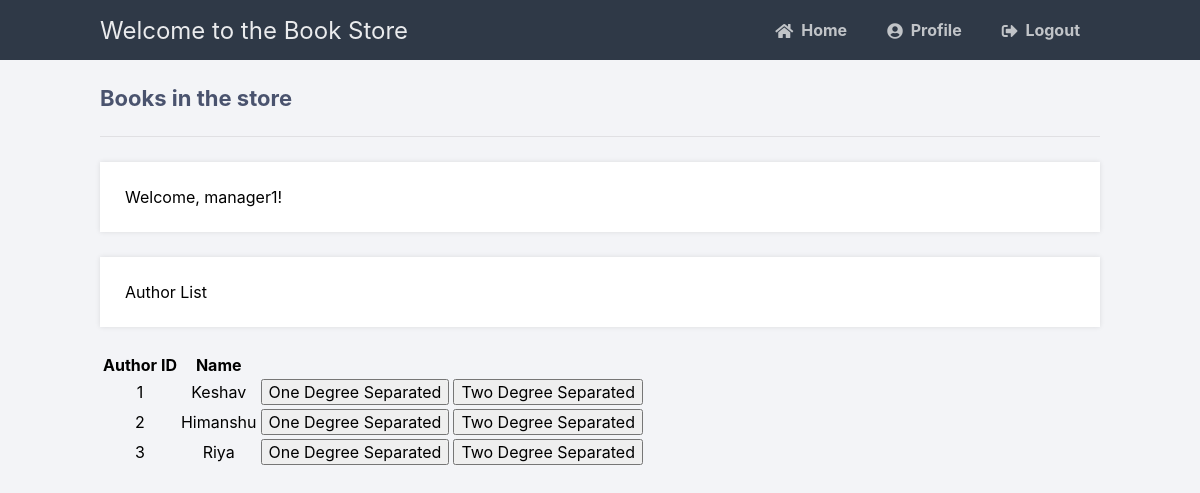
Page /displayAuthor (signed in) on the earlier database version.
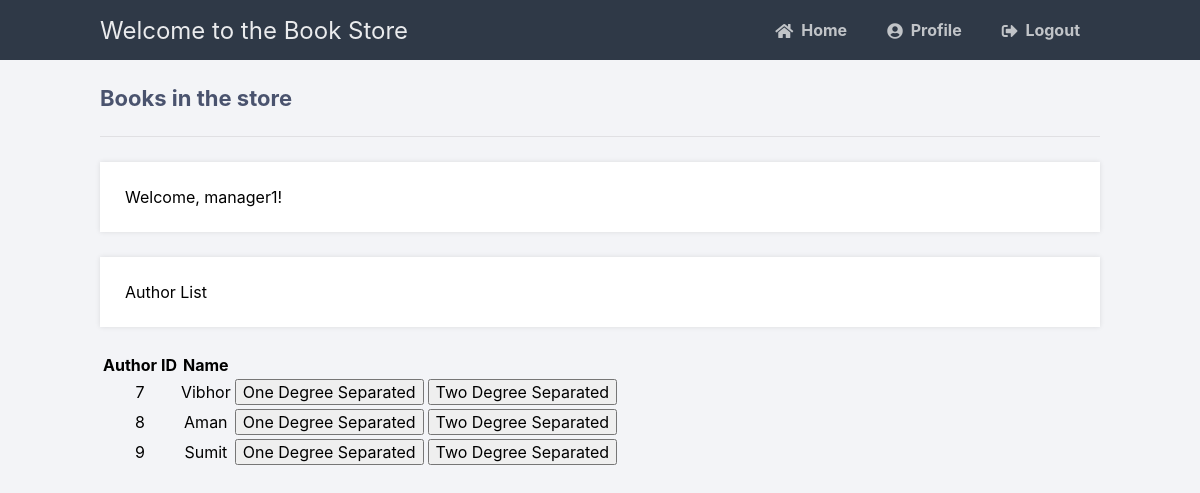
Same page on the later database version.
### tables this page shows
CREATE TABLE Author (
            authorID INTEGER PRIMARY KEY AUTOINCREMENT,
            name TEXT
);

### main.py (the view)
@app.route('/displayAuthor', methods=['GET', 'POST'])
def displayAuthor():
    if 'loggedin' in session and (session['type'] == 1 or session['type'] == 0):
        msg = ''
        if request.method == 'GET':
            with sql.connect("Book.db") as con:
                cursor = con.cursor()
                cursor.execute(
                    'SELECT * FROM Author')
                author = cursor.fetchall()
                if not author:
                    msg = 'No Author Found!'
                else:
                    print(author)
                    return render_template('displayAuthor.html', data=author, username=session['username'])
    return redirect(url_for('login'))

### templates/displayAuthor.html (shortened to what this page needs)
{% extends 'layout.html' %}
{% block content %}
<h2>Books in the store</h2>
<p>Welcome, {{ username }}!</p>
<p>Author List</p>
<table>
    <thead>
      <tr>
          <th>Author ID</th>
          <th>Name</th>
          <th></th>
          <th></th>
      </tr>
      </thead>
      <tbody>
       {% for item in data %}
       <form action="{{ url_for('degreeSeparation') }}" method="get" autocomplete="off">
              <tr>
                  <td style="text-align:center">{{item[0]}}</td>
                  <td style="text-align:center">{{item[1]}}</td>
                  <td><button type="submit" name="degree" value="onedegree">One Degree Separated</button></td>
                  <td><button type="submit" name="degree" value="twodegree">Two Degree Separated</button></td>
              </tr>
            </form>
          {% endfor %}
      </tbody>
  </table>
{% endblock %}

Differences in the rows shown:
removed Author: authorID "1", name "Keshav"
removed Author: authorID "2", name "Himanshu"
removed Author: authorID "3", name "Riya"
added Author: authorID "7", name "Vibhor"
added Author: authorID "8", name "Aman"
added Author: authorID "9", name "Sumit"
